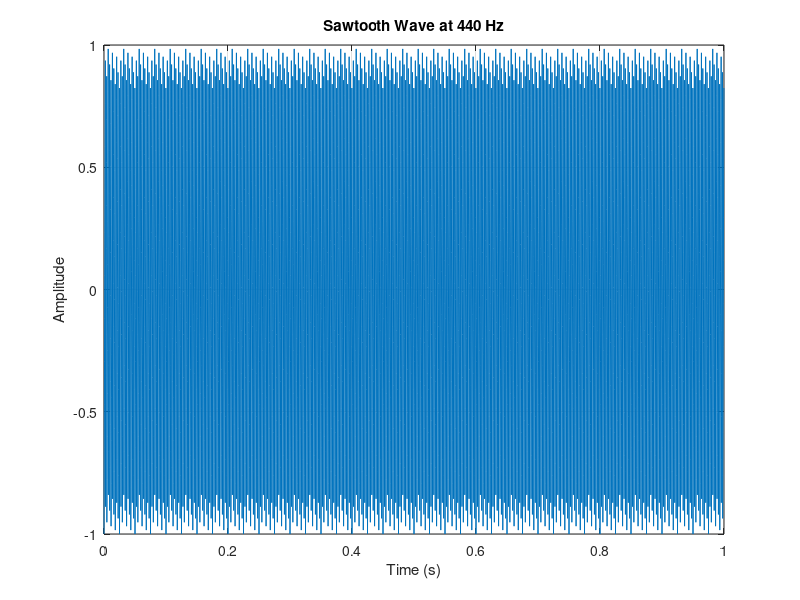

The MATLAB script that drew this image:
%
Fs = 5000;
t = 0:1/Fs:1-1/Fs;

f = 440;                  % Fundamental frequency (A note)
x = sawtooth(2*pi*f*t);   % Generate sawtooth wave

plot(t, x);
xlabel('Time (s)');
ylabel('Amplitude');
title('Sawtooth Wave at 440 Hz');
grid on;
